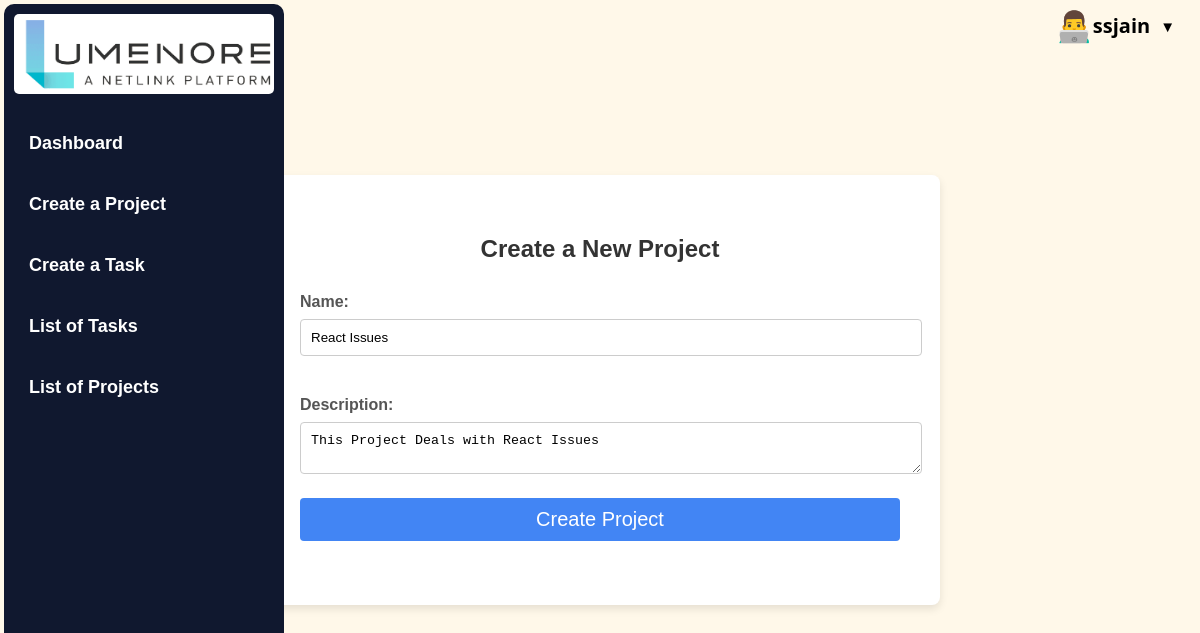
Screenshot of /apps/project/40/edit/ (signed in) with the database file from the repository.
### taskmanager/models.py (models this page shows, shortened)
class UserProfile(AbstractBaseUser, PermissionsMixin):
    username = models.CharField(max_length=30, unique=True)
    name = models.CharField(max_length=100, help_text="Required. Enter your full name.")
    email = models.EmailField(unique=True)
    is_active = models.BooleanField(default=True)
    is_staff = models.BooleanField(default=False)
    USERNAME_FIELD = "username"
    REQUIRED_FIELDS = ["email"]
    objects = UserProfileManager()

class Project(models.Model):
    ticket_projectid = models.AutoField(primary_key=True)
    name = models.CharField(max_length=100)
    description = models.TextField()
    owner = models.ForeignKey(
        UserProfile, on_delete=models.SET_NULL, related_name="project_owner", null=True
    )

### taskmanager/views.py (the view, shortened to what this page needs)
# urls.py: path('<str:task>/<int:pk>/edit/', views.update, name='edit'),
@login_required(login_url="login")
def update(req, task, pk):
    match task:
        case "ticket":
            obj = Ticket.objects.get(ticketid=pk)
            username = obj.reporter.username
            form_class = TicketForm
            id = obj.ticketid
        case "project":
            obj = Project.objects.get(ticket_projectid=pk)
            form_class = ProjectForm
            username = obj.owner.username
            id = obj.ticket_projectid
    if req.user.username != username:
        return HttpResponse("Your are not allowed here!!")
    form = form_class(instance=obj)
    context = {"obj": obj, "form": form, "id": id}
    html = f"create_{task}.html"
    return render(req, html, context)

### taskmanager/forms.py
class ProjectForm(forms.ModelForm):
    class Meta:
        model = Project
        fields = ('name', 'description')
        widgets = {
          'description': forms.Textarea(attrs={'rows':2, 'cols':35}),
        }

### templates/create_project.html (shortened to what this page needs)
{% extends 'base.html' %}
{% block content %}
  <div class="project-form">
    <h2>Create a New Project</h2>
    <form method="post">
      <div class="form-group">
        {{ form.name.label_tag }}
        {{ form.name }}
      </div>
      <div class="form-group">
        {{ form.description.label_tag }}
        {{ form.description }}
      </div>
      <button type="submit" class="btn btn-primary" >Create Project</button>
    </form>
  </div>
{% endblock %}

### templates/navbar.html (shortened to what this page needs)
<li class="user-info">
    <div class="user-details" onclick="toggleDropdown()">
        <span class="user-icon">👨‍💻</span>
        <span class="user-name">{{ request.user.username }}</span>
        <span class="dropdown-arrow">▼</span>
    </div>
</li>

### apps/static/styles/style.css (style rules this page uses)
body { background-color: #fff8e9; color: #333; font-family: 'Arial', sans-serif; margin: 0; padding: 0; display: flex; flex-direction: column; min-height: 100vh; }
.dropdown-arrow { margin-left: 5px; cursor: pointer; }
.user-info { margin-left: auto; position: relative; }
.user-details { cursor: pointer; display: flex; align-items: center; }
h2 { color: #000000; font-size: 1.5em; font-family: Verdana, Geneva, Tahoma, sans-serif; }
nav ul li { display: inline-block; margin-left: 10px; }
.user-info { position: relative; color: #000000; cursor: pointer; font-family: 'Segoe UI', Tahoma, Geneva, Verdana, sans-serif; }
.user-details { display: flex; align-items: center; margin-right: 20px; }
.user-info .user-name { font-weight: bold; margin-right: 5px; }
.user-info .dropdown-arrow { font-size: 15px; }
.user-icon { font-size: 30px; }
.user-info, .profile-icon, .logout-icon { font-size: 20px; margin-right: 5px; }
form { display: flex; flex-direction: column; }
label { margin-top: 10px; color: #666; }
input { padding: 10px; margin-bottom: 10px; border: 1px solid #ddd; border-radius: 4px; }
button { background-color: #4CAF50; color: #fff; padding: 10px; border: none; border-radius: 4px; cursor: pointer; }
.project-form { background-color: #fff; padding: 40px 40px; box-shadow: 0 4px 8px rgba(0, 0, 0, 0.1); margin: 20px auto; border-radius: 8px; width: 600px; height: 350px; }
.project-form h2 { text-align: center; color: #333; }
.form-group { margin-bottom: 30px; }
.form-group label { display: block; margin-bottom: 8px; font-weight: bold; color: #555; }
.form-group input, .form-group textarea { width: 100%; padding: 10px; border: 1px solid #ccc; border-radius: 4px; }
button { background-color: #4285f4; color: #fff; padding: 10px 19px; border: none; border-radius: 4px; cursor: pointer; font-size: 20px }
.form-group { margin-bottom: 20px; }
.form-group input, .form-group textarea, .form-group select { width: 100%; padding: 10px; border: 1px solid #ccc; border-radius: 4px; }
body { font-family: 'Arial', sans-serif; }

### rows the page displays
UserProfile: user.username "ssjain"
Project: name "React Issues", description "This Project Deals with React Issues"
